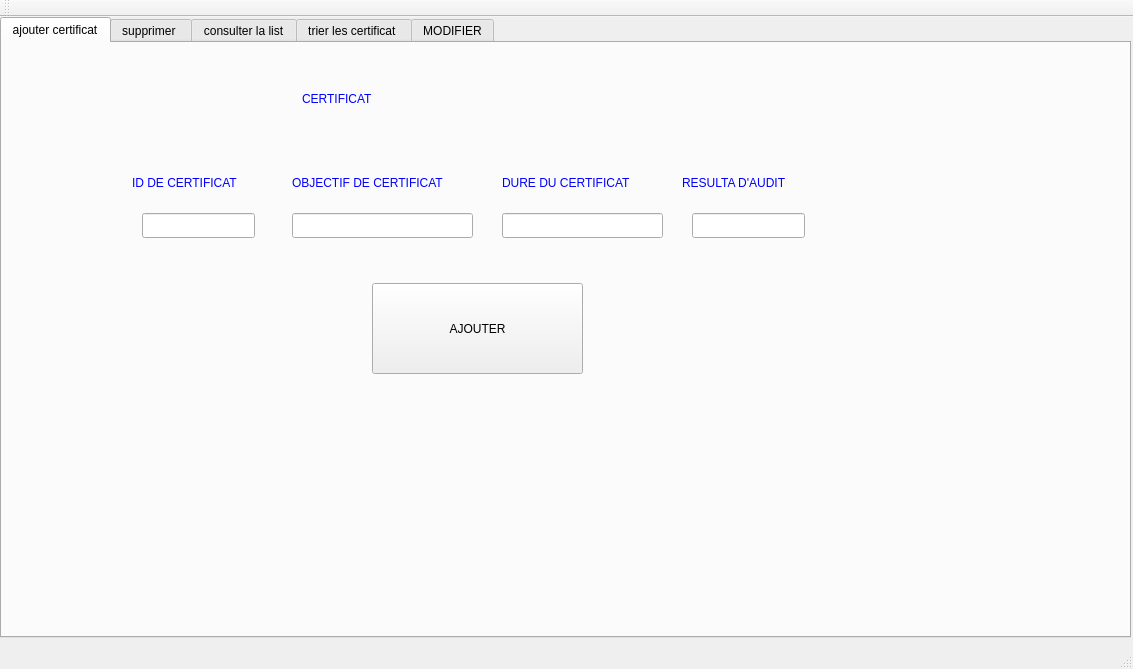
<?xml version="1.0" encoding="UTF-8"?>
<ui version="4.0">
 <class>MainWindow</class>
 <widget class="QMainWindow" name="MainWindow">
  <property name="geometry">
   <rect>
    <x>0</x>
    <y>0</y>
    <width>1133</width>
    <height>669</height>
   </rect>
  </property>
  <property name="windowTitle">
   <string>Gestion des Clients</string>
  </property>
  <widget class="QWidget" name="centralWidget">
   <widget class="QTabWidget" name="tabWidget">
    <property name="geometry">
     <rect>
      <x>0</x>
      <y>0</y>
      <width>1131</width>
      <height>621</height>
     </rect>
    </property>
    <property name="styleSheet">
     <string notr="true">selection-background-color: qradialgradient(spread:repeat, cx:0.5, cy:0.5, radius:0.077, fx:0.5, fy:0.5, stop:0 rgba(0, 169, 255, 147), stop:0.497326 rgba(0, 0, 0, 147), stop:1 rgba(0, 169, 255, 147));</string>
    </property>
    <property name="currentIndex">
     <number>0</number>
    </property>
    <widget class="QWidget" name="tab">
     <attribute name="title">
      <string>ajouter certificat</string>
     </attribute>
     <widget class="QPushButton" name="pushButton_ajouter">
      <property name="geometry">
       <rect>
        <x>370</x>
        <y>240</y>
        <width>211</width>
        <height>91</height>
       </rect>
      </property>
      <property name="styleSheet">
       <string notr="true"/>
      </property>
      <property name="text">
       <string>AJOUTER</string>
      </property>
     </widget>
     <widget class="QLineEdit" name="lineEdit_idcertificat">
      <property name="geometry">
       <rect>
        <x>140</x>
        <y>170</y>
        <width>113</width>
        <height>25</height>
       </rect>
      </property>
     </widget>
     <widget class="QLabel" name="label">
      <property name="geometry">
       <rect>
        <x>680</x>
        <y>130</y>
        <width>131</width>
        <height>20</height>
       </rect>
      </property>
      <property name="styleSheet">
       <string notr="true">color: rgb(0, 0, 255);</string>
      </property>
      <property name="text">
       <string>RESULTA D'AUDIT</string>
      </property>
     </widget>
     <widget class="QLabel" name="label_2">
      <property name="geometry">
       <rect>
        <x>130</x>
        <y>130</y>
        <width>141</width>
        <height>20</height>
       </rect>
      </property>
      <property name="styleSheet">
       <string notr="true">
color: rgb(0, 0, 255);</string>
      </property>
      <property name="text">
       <string>ID DE CERTIFICAT</string>
      </property>
     </widget>
     <widget class="QLabel" name="label_3">
      <property name="geometry">
       <rect>
        <x>290</x>
        <y>130</y>
        <width>191</width>
        <height>20</height>
       </rect>
      </property>
      <property name="styleSheet">
       <string notr="true">color: rgb(0, 0, 255);</string>
      </property>
      <property name="text">
       <string>OBJECTIF DE CERTIFICAT</string>
      </property>
     </widget>
     <widget class="QLineEdit" name="lineEdit_2">
      <property name="geometry">
       <rect>
        <x>290</x>
        <y>170</y>
        <width>181</width>
        <height>25</height>
       </rect>
      </property>
      <property name="styleSheet">
       <string notr="true"/>
      </property>
     </widget>
     <widget class="QLineEdit" name="lineEdit_3">
      <property name="geometry">
       <rect>
        <x>500</x>
        <y>170</y>
        <width>161</width>
        <height>25</height>
       </rect>
      </property>
     </widget>
     <widget class="QLabel" name="label_4">
      <property name="geometry">
       <rect>
        <x>500</x>
        <y>130</y>
        <width>161</width>
        <height>20</height>
       </rect>
      </property>
      <property name="styleSheet">
       <string notr="true">color: rgb(0, 0, 255);</string>
      </property>
      <property name="text">
       <string>DURE DU CERTIFICAT</string>
      </property>
     </widget>
     <widget class="QLineEdit" name="lineEdit_4">
      <property name="geometry">
       <rect>
        <x>690</x>
        <y>170</y>
        <width>113</width>
        <height>25</height>
       </rect>
      </property>
     </widget>
     <widget class="QLabel" name="label_5">
      <property name="geometry">
       <rect>
        <x>300</x>
        <y>10</y>
        <width>321</width>
        <height>91</height>
       </rect>
      </property>
      <property name="styleSheet">
       <string notr="true">font: 28pt &quot;MS Shell Dlg 2&quot;;
color: rgb(0, 0, 255);</string>
      </property>
      <property name="text">
       <string>CERTIFICAT</string>
      </property>
     </widget>
    </widget>
    <widget class="QWidget" name="tab_3">
     <attribute name="title">
      <string>supprimer </string>
     </attribute>
     <widget class="QLineEdit" name="lineEdit_5">
      <property name="geometry">
       <rect>
        <x>340</x>
        <y>160</y>
        <width>221</width>
        <height>25</height>
       </rect>
      </property>
      <property name="styleSheet">
       <string notr="true">background-color: rgb(255, 255, 255);</string>
      </property>
     </widget>
     <widget class="QPushButton" name="pushButton_2_supprimer">
      <property name="geometry">
       <rect>
        <x>370</x>
        <y>200</y>
        <width>161</width>
        <height>61</height>
       </rect>
      </property>
      <property name="text">
       <string>supprimer</string>
      </property>
     </widget>
     <widget class="QLabel" name="label_6">
      <property name="geometry">
       <rect>
        <x>270</x>
        <y>110</y>
        <width>381</width>
        <height>31</height>
       </rect>
      </property>
      <property name="styleSheet">
       <string notr="true">color: rgb(0, 255, 255);
color: rgb(0, 0, 255);
font: 12pt &quot;MS Shell Dlg 2&quot;;</string>
      </property>
      <property name="text">
       <string>donner l'id de certificat a supprimer</string>
      </property>
     </widget>
    </widget>
    <widget class="QWidget" name="tab_2">
     <attribute name="title">
      <string>consulter la list</string>
     </attribute>
     <widget class="QTableView" name="tableView">
      <property name="geometry">
       <rect>
        <x>80</x>
        <y>90</y>
        <width>731</width>
        <height>241</height>
       </rect>
      </property>
      <property name="styleSheet">
       <string notr="true"/>
      </property>
     </widget>
     <widget class="QLabel" name="label_7">
      <property name="geometry">
       <rect>
        <x>300</x>
        <y>50</y>
        <width>291</width>
        <height>31</height>
       </rect>
      </property>
      <property name="styleSheet">
       <string notr="true">font: 14pt &quot;MS Shell Dlg 2&quot;;
color: rgb(0, 0, 255);</string>
      </property>
      <property name="text">
       <string>LISTE DES CERTIFICAT</string>
      </property>
     </widget>
     <widget class="QLabel" name="label_9">
      <property name="geometry">
       <rect>
        <x>120</x>
        <y>370</y>
        <width>301</width>
        <height>16</height>
       </rect>
      </property>
      <property name="text">
       <string>donner l id de certificat a chercher</string>
      </property>
     </widget>
     <widget class="QTableView" name="tableView_3">
      <property name="geometry">
       <rect>
        <x>90</x>
        <y>410</y>
        <width>721</width>
        <height>121</height>
       </rect>
      </property>
     </widget>
     <widget class="QPushButton" name="cherchercertif_2">
      <property name="geometry">
       <rect>
        <x>530</x>
        <y>370</y>
        <width>112</width>
        <height>34</height>
       </rect>
      </property>
      <property name="text">
       <string>chercher</string>
      </property>
     </widget>
     <widget class="QLineEdit" name="lineEdit_chercher">
      <property name="geometry">
       <rect>
        <x>400</x>
        <y>370</y>
        <width>113</width>
        <height>25</height>
       </rect>
      </property>
     </widget>
     <widget class="QPushButton" name="statistiquesButton">
      <property name="geometry">
       <rect>
        <x>860</x>
        <y>340</y>
        <width>191</width>
        <height>34</height>
       </rect>
      </property>
      <property name="text">
       <string>statistiquesButton</string>
      </property>
     </widget>
     <widget class="QPushButton" name="PDF">
      <property name="geometry">
       <rect>
        <x>890</x>
        <y>90</y>
        <width>131</width>
        <height>81</height>
       </rect>
      </property>
      <property name="styleSheet">
       <string notr="true">background-color: qlineargradient(spread:repeat, x1:0, y1:0, x2:1, y2:0, stop:0 rgba(255, 0, 0, 255), stop:0.17 rgba(255, 0, 0, 255), stop:0.18 rgba(255, 255, 255, 255), stop:0.210212 rgba(255, 255, 255, 255), stop:0.220212 rgba(0, 16, 255, 255), stop:0.279897 rgba(0, 16, 255, 255), stop:0.289897 rgba(255, 255, 255, 255), stop:0.32 rgba(255, 255, 255, 255), stop:0.33 rgba(255, 0, 0, 255), stop:1 rgba(255, 0, 0, 255));
font: 75 20pt &quot;MS Shell Dlg 2&quot;;</string>
      </property>
      <property name="text">
       <string>PDF</string>
      </property>
     </widget>
    </widget>
    <widget class="QWidget" name="tab_5">
     <attribute name="title">
      <string>trier les certificat </string>
     </attribute>
     <widget class="QTableView" name="tableView_2">
      <property name="geometry">
       <rect>
        <x>110</x>
        <y>150</y>
        <width>691</width>
        <height>271</height>
       </rect>
      </property>
     </widget>
    </widget>
    <widget class="QWidget" name="tab_4">
     <attribute name="title">
      <string>MODIFIER</string>
     </attribute>
     <widget class="QLineEdit" name="idCertificatLineEdit">
      <property name="geometry">
       <rect>
        <x>340</x>
        <y>110</y>
        <width>171</width>
        <height>41</height>
       </rect>
      </property>
     </widget>
     <widget class="QLabel" name="label_8">
      <property name="geometry">
       <rect>
        <x>160</x>
        <y>20</y>
        <width>551</width>
        <height>91</height>
       </rect>
      </property>
      <property name="styleSheet">
       <string notr="true">color: rgb(0, 0, 255);
font: 14pt &quot;MS Shell Dlg 2&quot;;</string>
      </property>
      <property name="text">
       <string>DONNER L ID DE CERTIFICAT A MODIFIER</string>
      </property>
     </widget>
     <widget class="QPushButton" name="modifierButton">
      <property name="geometry">
       <rect>
        <x>80</x>
        <y>180</y>
        <width>112</width>
        <height>34</height>
       </rect>
      </property>
      <property name="text">
       <string>PushButton</string>
      </property>
     </widget>
     <widget class="QLineEdit" name="objectifCertificatLineEdit">
      <property name="geometry">
       <rect>
        <x>140</x>
        <y>330</y>
        <width>113</width>
        <height>25</height>
       </rect>
      </property>
     </widget>
     <widget class="QLineEdit" name="dureeCertificatLineEdit">
      <property name="geometry">
       <rect>
        <x>320</x>
        <y>320</y>
        <width>113</width>
        <height>25</height>
       </rect>
      </property>
     </widget>
     <widget class="QLineEdit" name="resultatAuditLineEdit">
      <property name="geometry">
       <rect>
        <x>480</x>
        <y>320</y>
        <width>113</width>
        <height>25</height>
       </rect>
      </property>
     </widget>
    </widget>
   </widget>
  </widget>
  <widget class="QMenuBar" name="menuBar">
   <property name="geometry">
    <rect>
     <x>0</x>
     <y>0</y>
     <width>1133</width>
     <height>30</height>
    </rect>
   </property>
  </widget>
  <widget class="QToolBar" name="mainToolBar">
   <attribute name="toolBarArea">
    <enum>TopToolBarArea</enum>
   </attribute>
   <attribute name="toolBarBreak">
    <bool>false</bool>
   </attribute>
  </widget>
  <widget class="QStatusBar" name="statusBar"/>
 </widget>
 <layoutdefault spacing="6" margin="11"/>
 <resources/>
 <connections/>
</ui>
